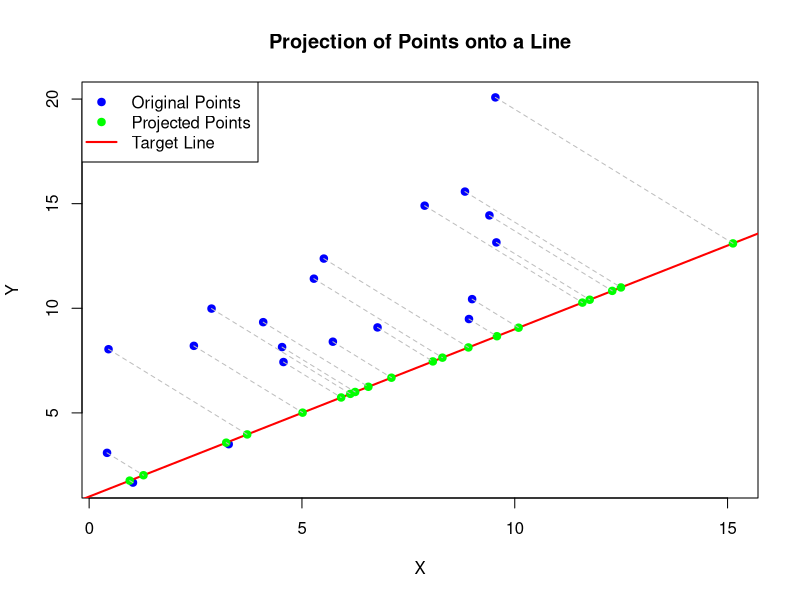

The R script that drew this image:

# Function to project points onto a line
project_points_to_line <- function(x, y, slope, intercept) {
  # Convert line to parametric form: (x0, y0) + t*(dx, dy)
  x0 <- 0
  y0 <- intercept
  dx <- 1
  dy <- slope
  
  # For each point, find projection parameter t
  t <- ((x - x0) * dx + (y - y0) * dy) / (dx^2 + dy^2)
  
  # Calculate projected points
  x_proj <- x0 + t * dx
  y_proj <- y0 + t * dy
  
  return(list(x_proj = x_proj, y_proj = y_proj))
}

# Create example data
set.seed(123)
n_points <- 20
x <- runif(n_points, 0, 10)
y <- 2 + 1.5*x + rnorm(n_points, sd = 3)

# Define a line (we'll use y = 1 + 0.8x for this example)
line_slope <- 0.8
line_intercept <- 1

# Project points onto the line
projections <- project_points_to_line(x, y, line_slope, line_intercept)

# Create plot
plot(x, y, pch = 19, col = "blue", 
     xlim = range(c(x, projections$x_proj)), 
     ylim = range(c(y, projections$y_proj)),
     main = "Projection of Points onto a Line",
     xlab = "X", ylab = "Y")

# Add the line
abline(a = line_intercept, b = line_slope, col = "red", lwd = 2)

# Add projected points
points(projections$x_proj, projections$y_proj, pch = 19, col = "green")

# Draw segments connecting original points to their projections
segments(x, y, projections$x_proj, projections$y_proj, lty = 2, col = "gray")

# Add legend
legend("topleft", 
       legend = c("Original Points", "Projected Points", "Target Line"), 
       col = c("blue", "green", "red"), 
       pch = c(19, 19, NA), 
       lty = c(NA, NA, 1),
       lwd = c(NA, NA, 2))
